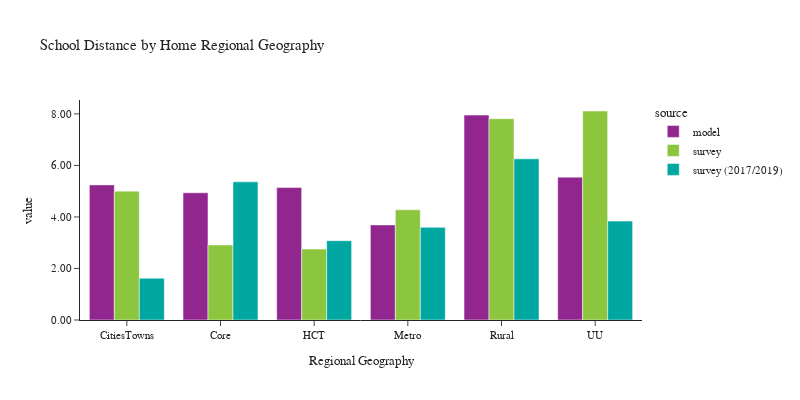

Notebook cell for this chart:
### Code cell
plot_school_location(df_students, 'rg_proposed_home', 'Home Regional Geography', 'Regional Geography')

### Figure 1 — Plotly figure (JSON) as saved in the notebook; plotly's stock layout.template omitted (floating-point values rounded to 4 significant figures)
{"data": [{"alignmentgroup": "True", "customdata": [[96012], [224908], [222338], [261580], [119800], [48779]], "hovertemplate": "source=model<br>rg_proposed_home=%{x}<br>value=%{y}<br>sample count=%{customdata[0]}<extra></extra>", "legendgroup": "model", "marker": {"color": "#91268F", "pattern": {"shape": ""}}, "name": "model", "offsetgroup": "model", "orientation": "v", "showlegend": true, "textposition": "auto", "type": "bar", "x": ["CitiesTowns", "Core", "HCT", "Metro", "Rural", "UU"], "xaxis": "x", "y": [5.245, 4.939, 5.14, 3.691, 7.954, 5.545], "yaxis": "y"}, {"alignmentgroup": "True", "customdata": [[35], [90], [168], [481], [65], [18]], "hovertemplate": "source=survey<br>rg_proposed_home=%{x}<br>value=%{y}<br>sample count=%{customdata[0]}<extra></extra>", "legendgroup": "survey", "marker": {"color": "#8CC63E", "pattern": {"shape": ""}}, "name": "survey", "offsetgroup": "survey", "orientation": "v", "showlegend": true, "textposition": "auto", "type": "bar", "x": ["CitiesTowns", "Core", "HCT", "Metro", "Rural", "UU"], "xaxis": "x", "y": [5.003, 2.914, 2.756, 4.278, 7.816, 8.113], "yaxis": "y"}, {"alignmentgroup": "True", "customdata": [[23], [154], [37], [200], [29], [8]], "hovertemplate": "source=survey (2017/2019)<br>rg_proposed_home=%{x}<br>value=%{y}<br>sample count=%{customdata[0]}<extra></extra>", "legendgroup": "survey (2017/2019)", "marker": {"color": "#00A7A0", "pattern": {"shape": ""}}, "name": "survey (2017/2019)", "offsetgroup": "survey (2017/2019)", "orientation": "v", "showlegend": true, "textposition": "auto", "type": "bar", "x": ["CitiesTowns", "Core", "HCT", "Metro", "Rural", "UU"], "xaxis": "x", "y": [1.625, 5.365, 3.079, 3.596, 6.255, 3.838], "yaxis": "y"}], "layout": {"barmode": "group", "font": {"size": 11}, "height": 400, "legend": {"title": {"text": "source"}, "tracegroupgap": 0}, "title": {"text": "School Distance by Home Regional Geography"}, "width": 800, "xaxis": {"anchor": "y", "domain": [0, 1], "title": {"text": "Regional Geography"}}, "yaxis": {"anchor": "x", "domain": [0, 1], "tickformat": ".2f", "title": {"text": "value"}}}}
